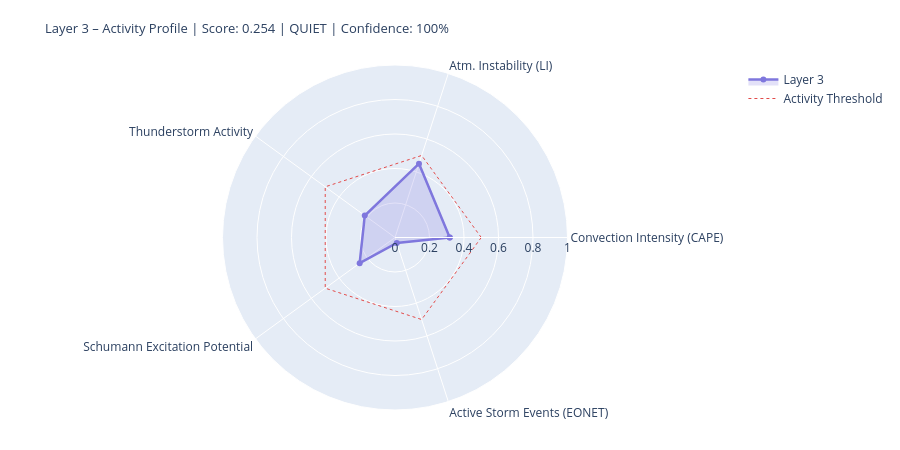

The code cell stored with this chart in its notebook:
### Markdown cell above
---
## 4. State Assessment & Handoff to Layer 4/5

### Code cell
# ============================================================
# LAYER-3-SCORE
# Five dynamic components
# ============================================================

def norm(v, lo, hi):
    if v is None or (isinstance(v, float) and math.isnan(v)): return None
    return round(max(0.0, min(1.0, (v - lo) / (hi - lo))), 4)

# --- 1) Convection intensity (global CAPE mean) ---
cape_mean = df_atm['cape'].dropna().mean() if not df_atm.empty else None
conv_score = norm(cape_mean, 0, 3000)
conv_src   = 'primary' if cape_mean is not None else 'missing'

# --- 2) Atmospheric instability (LI mean) ---
li_mean   = df_atm['li'].dropna().mean() if not df_atm.empty else None
# Negative LI = unstable → higher score
instab_score = norm(-li_mean if li_mean is not None else None, -6, 6)
instab_src   = 'primary' if li_mean is not None else 'missing'

# --- 3) Thunderstorm activity (mean thunder score + WMO count) ---
thunder_mean = df_atm['thunder_score'].mean() if not df_atm.empty else None
n_thunder    = int(df_atm['thunderstorm'].sum()) if not df_atm.empty else 0
thunder_score_val = norm(
    (thunder_mean or 0) * 0.7 + n_thunder * 0.1, 0, 1.0
) if thunder_mean is not None else None
thunder_src = 'primary'

# --- 4) Schumann excitation potential (weighted Schumann contribution) ---
schumann_pot = df_atm['schumann_contribution'].mean() if not df_atm.empty else None
# Boosted by Layer-2 thunderstorm trigger
if schumann_pot is not None and l2_thunder:
    schumann_pot = min(1.0, schumann_pot * 1.2)
schumann_score = norm(schumann_pot, 0, 1.0) if schumann_pot is not None else None
schumann_src   = 'derived'

# --- 5) Storm activity (NASA EONET) ---
# Distinction: None = data not loaded, 0.0 = loaded but no events
storm_score = None
storm_src   = 'missing'
if raw.get('storms') is not None:          # API reached successfully
    storm_score = norm(len(storm_events), 0, 30) if storm_events else 0.0
    storm_src   = 'primary'

# X-Ray and Kp: context only, not in dynamic score
# (X-Ray = Layer-0/4 driver; Kp = geomagnetic index, not a lightning proxy)
xray_context = None
if raw.get('xray'):
    df_xc = pd.DataFrame(raw['xray'])
    fc = next((c for c in df_xc.columns
               if any(k in c.lower() for k in ['flux','long']) and 'time' not in c.lower()),
              df_xc.columns[1])
    df_xc[fc] = pd.to_numeric(df_xc[fc], errors='coerce')
    xray_last = df_xc[fc].dropna().iloc[-1] if not df_xc[fc].dropna().empty else None
    if xray_last:
        xray_class = ('X' if xray_last>=1e-4 else 'M' if xray_last>=1e-5
                      else 'C' if xray_last>=1e-6 else 'B')
        xray_context = {'flux': float(xray_last), 'class': xray_class}
        print(f'X-Ray context: {xray_class}-class ({xray_last:.2e} W/m²)')

# --- Aggregate ---
COMPONENTS = {
    'Convection Intensity (CAPE)':  {'score': conv_score,       'source': conv_src,    'dynamic': True},
    'Atm. Instability (LI)':         {'score': instab_score,     'source': instab_src,  'dynamic': True},
    'Thunderstorm Activity':              {'score': thunder_score_val, 'source': thunder_src, 'dynamic': True},
    'Schumann Excitation Potential':   {'score': schumann_score,   'source': schumann_src,'dynamic': True},
    'Active Storm Events (EONET)': {'score': storm_score,      'source': storm_src,   'dynamic': True},
}

available   = {k: v['score'] for k, v in COMPONENTS.items() if v['score'] is not None}
unavailable = [k for k, v in COMPONENTS.items() if v['score'] is None]
layer3_score = round(sum(available.values()) / len(available), 4) if available else None
confidence   = round(len(available) / len(COMPONENTS), 2)
level = ('unknown' if layer3_score is None
         else 'quiet'   if layer3_score < 0.3
         else 'moderate' if layer3_score < 0.6
         else 'active')
dominant_l3 = max(available, key=available.get) if available else 'none'

# --- Ausgabe ---
W = 68
print('=' * W)
print('LAYER 3 – ATMOSPHERE / WEATHER / THUNDERSTORMS – STATE ASSESSMENT')
print('=' * W)
for name, comp in COMPONENTS.items():
    s = comp['score']
    if s is not None:
        bar = '█' * int(s * 20) + '░' * (20 - int(s * 20))
        print(f'  {name:<36} {bar}  {s:.3f}  [{comp["source"]}]')
    else:
        print(f'  {name:<36} {"─" * 20}  n/a   [missing]')
print('-' * W)
print(f'  Score:        {layer3_score:.3f}  ({len(available)}/{len(COMPONENTS)} components)')
print(f'  Confidence:   {confidence:.0%}')
print(f'  Level:        {level.upper()}')
print(f'  Dominant:     {dominant_l3}')
print(f'  CAPE mean:    {cape_mean:.0f} J/kg' if cape_mean else '  CAPE mean:    n/a')
print(f'  LI mean:      {li_mean:.1f} K' if li_mean is not None else '  LI mean:      n/a')
print(f'  Thunderstorms:{n_thunder} points (WMO)  +  {len(storm_events)} NASA EONET')
print('=' * W)

# Radar
cats   = list(available.keys())
vals_r = list(available.values())
if len(cats) >= 3:
    fig = go.Figure()
    fig.add_trace(go.Scatterpolar(
        r=vals_r + [vals_r[0]], theta=cats + [cats[0]],
        fill='toself', fillcolor='rgba(127,119,221,0.22)',
        line=dict(color='#7F77DD', width=2.5), name='Layer 3'
    ))
    fig.add_trace(go.Scatterpolar(
        r=[0.5] * (len(cats)+1), theta=cats + [cats[0]],
        line=dict(color='#E24B4A', dash='dot', width=1),
        mode='lines', name='Activity Threshold'
    ))
    fig.update_layout(
        title=dict(
            text=f'Layer 3 – Activity Profile | Score: {layer3_score:.3f} | {level.upper()} | Confidence: {confidence:.0%}',
            font=dict(size=13)
        ),
        polar=dict(radialaxis=dict(visible=True, range=[0, 1])),
        height=450, showlegend=True,
        margin=dict(l=60, r=60, t=65, b=40)
    )
    fig.show()

### Figure 1 — Plotly figure (JSON) as saved in the notebook; plotly's stock layout.template omitted (floating-point values rounded to 4 significant figures)
{"data": [{"fill": "toself", "fillcolor": "rgba(127,119,221,0.22)", "line": {"color": "#7F77DD", "width": 2.5}, "name": "Layer 3", "r": [0.3173, 0.45, 0.2166, 0.2532, 0.0333, 0.3173], "theta": ["Convection Intensity (CAPE)", "Atm. Instability (LI)", "Thunderstorm Activity", "Schumann Excitation Potential", "Active Storm Events (EONET)", "Convection Intensity (CAPE)"], "type": "scatterpolar"}, {"line": {"color": "#E24B4A", "dash": "dot", "width": 1}, "mode": "lines", "name": "Activity Threshold", "r": [0.5, 0.5, 0.5, 0.5, 0.5, 0.5], "theta": ["Convection Intensity (CAPE)", "Atm. Instability (LI)", "Thunderstorm Activity", "Schumann Excitation Potential", "Active Storm Events (EONET)", "Convection Intensity (CAPE)"], "type": "scatterpolar"}], "layout": {"height": 450, "margin": {"b": 40, "l": 60, "r": 60, "t": 65}, "polar": {"radialaxis": {"range": [0, 1], "visible": true}}, "showlegend": true, "title": {"font": {"size": 13}, "text": "Layer 3 – Activity Profile | Score: 0.254 | QUIET | Confidence: 100%"}}}
